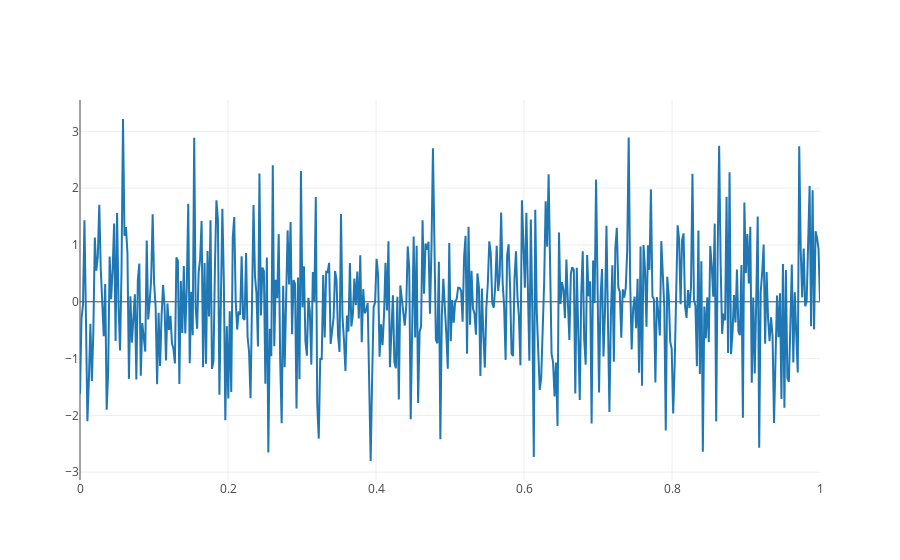

Notebook cell for this chart:
### Code cell
N = 500
random_x = np.linspace(0, 1, N)
random_y = np.random.randn(N)

iplot([go.Scatter(x=random_x, y=random_y)])

### Figure 1 — Plotly figure (JSON) as saved in the notebook; plotly's stock layout.template omitted (floating-point values rounded to 4 significant figures; data arrays with more than 128 entries replaced by an {"elided": "..."} marker saying what was removed)
{"data": [{"type": "scatter", "uid": "13c61b56-56e1-11e9-a092-3de5392b8b47", "x": {"elided": "500 float values"}, "y": {"elided": "500 float values"}}], "layout": {}}
